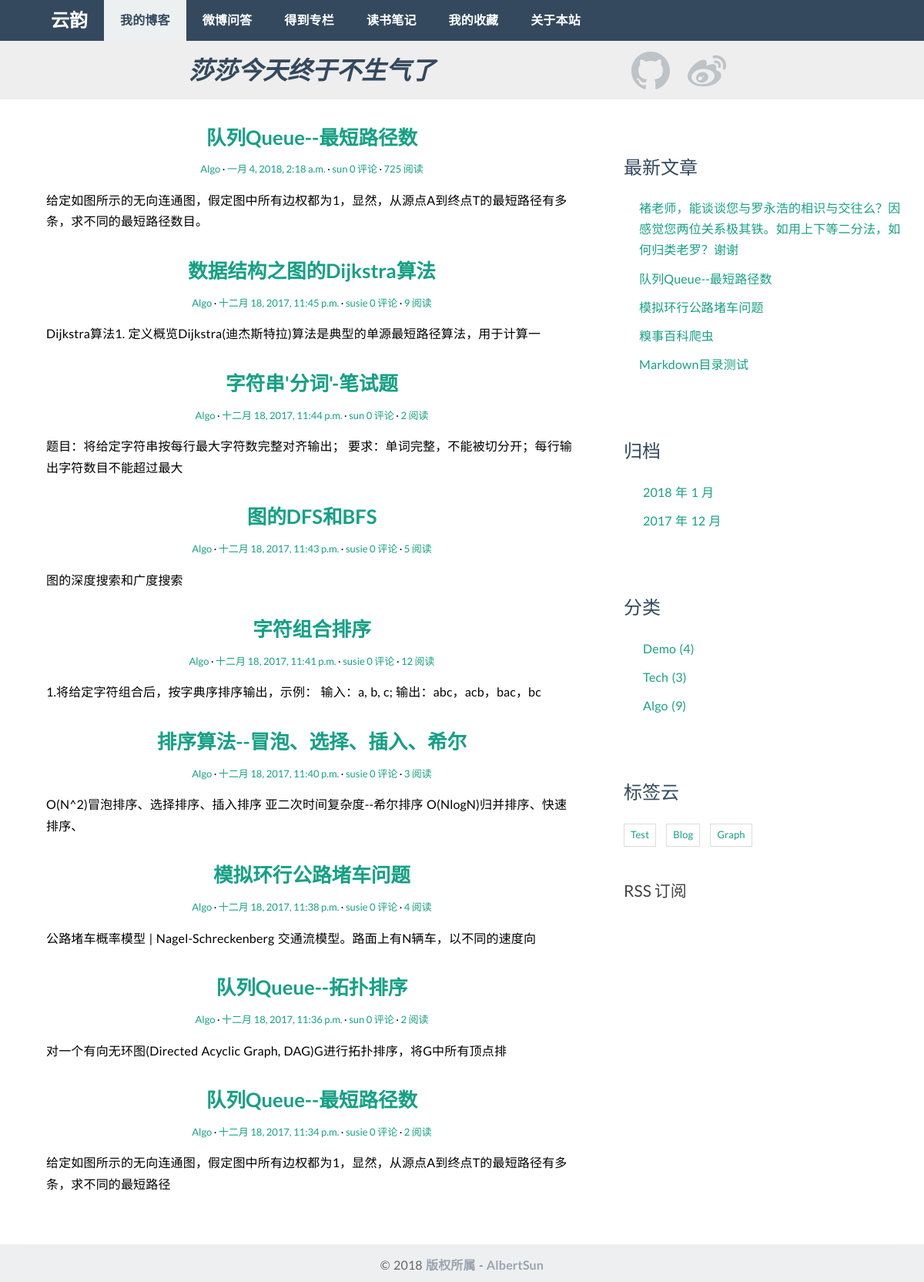
Page /category/3/ on the earlier database version.
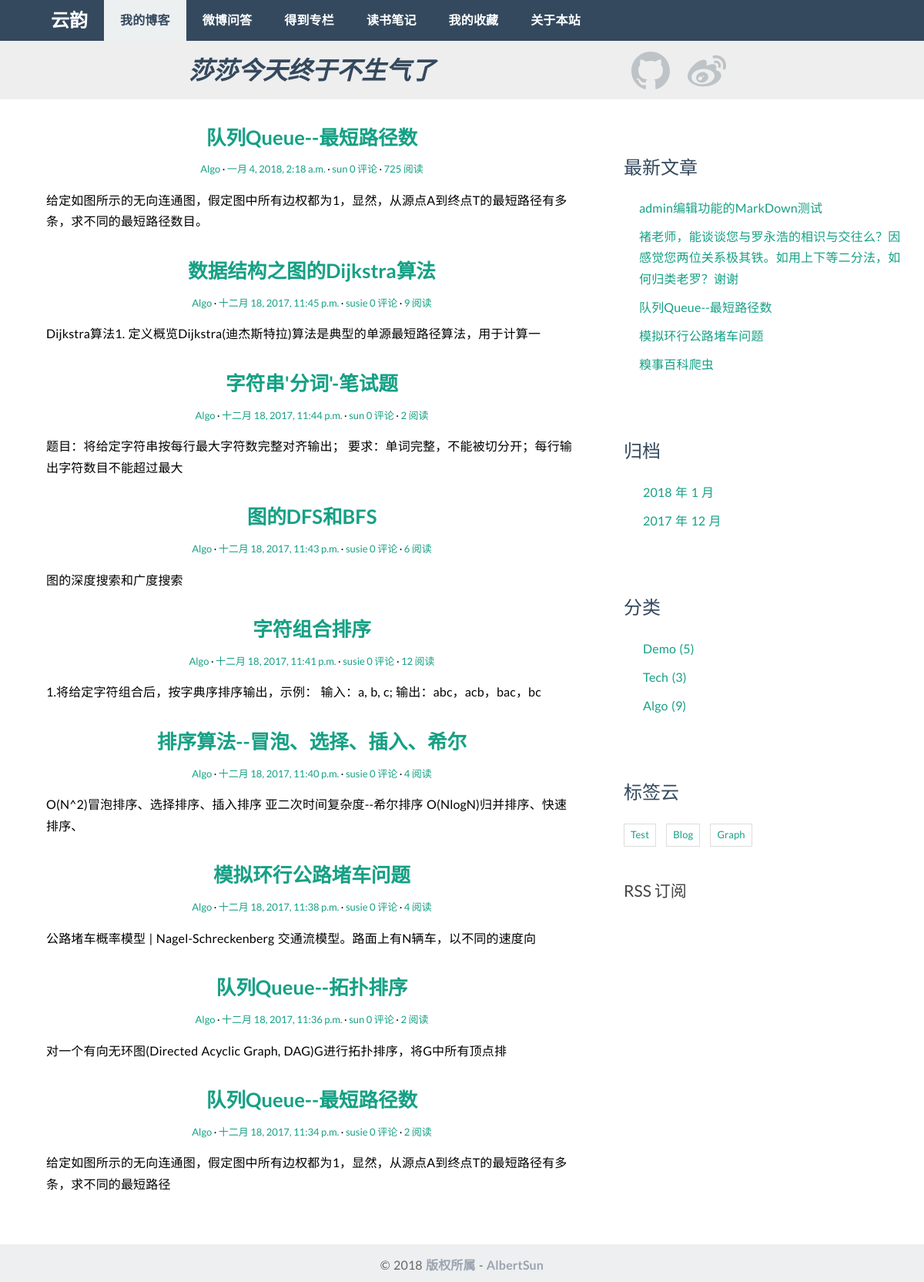
Same page on the later database version.
### article/models.py (models this page shows, shortened)
class Article(models.Model):
    title = models.CharField(max_length=30, verbose_name="文章标题")
    body = models.TextField(verbose_name="文章内容", default='')
    created_time = models.DateTimeField(verbose_name="创建时间")
    modified_time = models.DateTimeField(verbose_name="修改时间")
    excerpt = models.CharField(max_length=256, blank=True, verbose_name="摘要")
    '''
    这是分类与标签，分类与标签的模型我们已经定义在上面。
    我们在这里把文章对应的数据库表和分类、标签对应的数据库表关联了起来，但是关联形式稍微有点不同。
    我们规定一篇文章只能对应一个分类，但是一个分类下可以有多篇文章，所以我们使用的是 ForeignKey，即一对多的关联关系。
    而对于标签来说，一篇文章可以有多个标签，同一个标签下也可能有多篇文章，所以我们使用 ManyToManyField，表明这是多对多的关联关系。
    同时我们规定文章可以没有标签，因此为标签 tags 指定了 blank=True。
    如果你对 ForeignKey、ManyToManyField 不了解，请看教程中的解释，亦可参考官方文档：
    https://docs.djangoproject.com/en/1.10/topics/db/models/#relationships
    '''
    category = models.ForeignKey(Category, verbose_name="分类")
    tags = models.ManyToManyField(Tag, blank=True, verbose_name=u"标签")
    '''
    文章作者，这里 User 是从 django.contrib.auth.models 导入的。
    django.contrib.auth 是 Django 内置的应用，专门用于处理网站用户的注册、登录等流程，User 是 Django 为我们已经写好的用户模型。
    这里我们通过 ForeignKey 把文章和 User 关联了起来。
    因为我们规定一篇文章只能有一个作者，而一个作者可能会写多篇文章，因此这是一对多的关联关系，和 Category 类似。
    '''
    author = models.ForeignKey(User, verbose_name="作者")
    views = models.PositiveIntegerField(default=1, verbose_name="浏览量")
    def get_absolute_url(self):
        return reverse('article:detail', kwargs={'pk': self.pk})  # reverse的第一个参数是urls.py的url中的name, blogdetail
    class Meta:  # 列表中可以用多个项，比如 ordering = ['-created_time', 'title']，那么首先依据created_time排序
        ordering = ['-created_time']

class Category(models.Model):
    name = models.CharField(max_length=20, verbose_name="类别名称")

class Tag(models.Model):
    name = models.CharField(max_length=20, verbose_name="标签名称")

### article/views.py (the view)
# urls.py: url(r'^category/(?P<pk>[0-9]+)/$', views.CategoryView.as_view(), name='category'),
class CategoryView(IndexView):
    def get_queryset(self):
        cate = get_object_or_404(Category, pk=self.kwargs.get('pk'))
        return super(CategoryView, self).get_queryset().filter(category=cate)

### article/templatetags/blog_tags.py (called while the page is built)
@register.simple_tag
def get_recent_posts(num=5):
    return Article.objects.all().order_by('-created_time')[:num]

@register.simple_tag
def archives():
    return Article.objects.dates('created_time', 'month', order='DESC')

@register.simple_tag
def get_categories():
    return Category.objects.annotate(num_posts=Count('article')).filter(num_posts__gt=0)

@register.simple_tag
def get_tags():
    return Tag.objects.annotate(num_posts=Count('article')).filter(num_posts__gt=0)

### article/views.py (called while the page is built, shortened)
    def get_context_data(self, **kwargs):
        context = super(IndexView, self).get_context_data(**kwargs)
        paginator = context.get('paginator')
        page = context.get('page_obj')
        is_paginated = context.get('is_paginated')
        pagination_data = self.pagination_data(paginator, page, is_paginated)
        context.update(pagination_data)
        return context

    def pagination_data(self, paginator, page, is_paginated):
        if not is_paginated:
            return {}

### templates/article/index.html (shortened to what this page needs)
{% extends 'base.html' %}
{% block main %}
    {% for article in article_list %}
        <article class="post article-{{ article.pk }}">
            <header class="entry-header">
                <h1 class="entry-title">
                    <a href="{{ article.get_absolute_url }}">{{ article.title }}</a>
                </h1>
                <div class="entry-meta">
                    <span class="post-category"><a href="{% url 'article:category' article.category.pk %}">{{ article.category.name }}</a></span>
                    <span class="post-date"><a href="{% url 'article:archives' article.created_time.year article.created_time.month %}"><time class="entry-date"
                                                                      datetime="{{ article.created_time }}">{{ article.created_time }}</time></a></span>
                    <span class="article-author"><a href="#">{{ article.author }}</a></span>
                    <span class="comments-link"><a href="#">{{article.comment_set.count}} 评论</a></span>
                    <span class="views-count"><a href="#">{{ article.views }} 阅读</a></span>
                </div>
            </header>
            <div class="entry-content clearfix">
                <p>{{ article.excerpt }}</p>
            </div>
        </article>
    {% empty %}
        <div class="no-post">暂时还没有发布的文章！</div>
    {% endfor %}
{% endblock main %}

### templates/base.html (shortened to what the changed rows need)
<!DOCTYPE html>
{% load staticfiles %}
{% load blog_tags %}
<html lang="zh-cn">
    <head>
        <link rel="stylesheet" href="{% static 'article/css/custom.css' %}">
        <link rel="stylesheet" href="{% static 'article/css/pagination.css' %}">
        <link rel="stylesheet" style="text/css" href="{% static 'article/css/friendly.css' %}">
        <link rel="stylesheet" href="{% static 'article/css/bootstrap.min.css' %}">
        <link rel="stylesheet" style="text/css" href="{%static 'article/css/flat-ui.css' %}">
        <link rel="stylesheet" style="text/css" href="{%static 'article/css/jblog.css' %}">
        <link rel="stylesheet" href="http://code.ionicframework.com/ionicons/2.0.1/css/ionicons.min.css">
    </head>
    <body>
        <div class="content-body">
            <div class="container">
                <div class="row">
                    <main class="col-md-8">
                        {% block main %}
                        {% endblock main %}
                    </main>
                    <aside class="col-md-4">
                        <div class="widget widget-recent-posts">
                            {% get_recent_posts as recent_post_list %}
                            <ul>
                                {% for post in recent_post_list %}
                                    <li>
                                        <a href="{{ post.get_absolute_url }}">{{ post.title }}</a>
                                    </li>
                                {% empty %}
                                    暂无文章！
                                {% endfor %}
                            </ul>
                        </div>
                        <div class="widget widget-archives">
                            {% archives as date_list %}
                            <ul>
                                {% for date in date_list %}
                                    <li>
                                        <a href="{% url 'article:archives' date.year date.month %}">
                                        {{ date.year }} 年 {{ date.month }} 月</a>
                                    </li>
                                {% empty %}
                                    暂无归档！
                                {% endfor %}
                            </ul>
                        </div>
                        <div class="widget widget-category">
                            {% get_categories as category_list %}
                            <ul>
                                {% for category in category_list %}
                                    <li>
                                        <a href="{% url 'article:category' category.pk %}">{{ category.name }} <span class="post-count">({{ category.num_posts }})</span></a>
                                    </li>
                                {% empty %}
                                    暂无分类！
                                {% endfor %}
                            </ul>
                        </div>
                        <div class="widget widget-tag-cloud">
                                {% get_tags as tag_list %}
                                <ul>
                                    {% for tag in tag_list %}
                                    <li>
                                        <a href="{% url 'article:tag' tag.pk %}">{{ tag.name }}</a>
                                    </li>
                                    {% empty %}
                                        暂无标签！
                                    {% endfor %}
                                </ul>
                        </div>
                    </aside>
                </div>
            </div>
        </div>
    </body>
</html>

Differences in the rows shown:
no longer on this page (row edited): Article: title "Markdown目录测试", shown under "最新文章"
changed Article "图的DFS和BFS": views "5" → "6"
changed Article "排序算法--冒泡、选择、插入、希尔": views "3" → "4"
added Article: title "admin编辑功能的MarkDown测试", shown under "最新文章"
computed for Category "Demo": num_posts "4" → "5"
